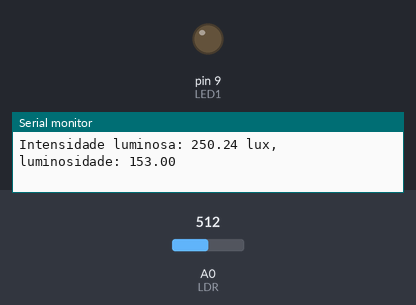
The sketch below on a simulated Arduino Uno, built with avr-gcc and run on an emulated ATmega328P. Shown: output pins drawn as LEDs (lit = HIGH), the last lines printed to the serial monitor. Inputs (shaded band) come from the test bench; at power-on: A0 (LDR) = 512.

Above: at 1.8 s.
1.9 s: A0 (LDR) set to 418
3.4 s: A0 (LDR) set to 392
At 5.2 s:
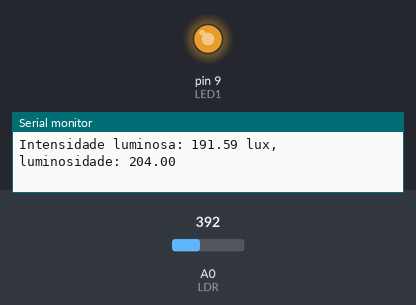
Timing chart, 0 to 6.7 s (numbered marks = the images above; inputs shaded):
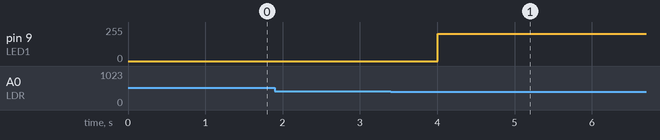

Measured:
- the behaviour switches between 410 and 409 on A0 (LDR) (found by bisection; images 0 and 1)
- after the input at 3.4 s, pin 9 (LED1): 0/255 → 204/255 after 0.61 s

The sketch:

upx2.ino
```cpp
const int LDR = A0;
const int LED1 = 9;
float maxLuminus = 200;

void setup() {
  Serial.begin(9600);
  pinMode(LED1, OUTPUT);
}

void loop()
{
  float valor = analogRead(LDR);
  float voltagem = valor * (5.0/1023.0);
  float luminus = map(voltagem, 0, 5, 255, 0);

  if (luminus <= maxLuminus) {
    analogWrite(LED1, 0);

  } else {
    analogWrite(LED1, luminus);

  }

  Serial.print("Intensidade luminosa: ");
  Serial.print(voltagem * 100);
  Serial.print(" lux, luminosidade: ");
  Serial.println(luminus);
  delay(1000);
}
```
